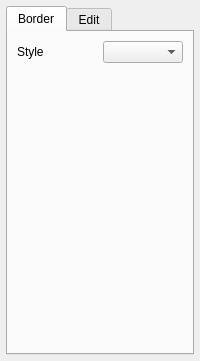
            <widget class="QWidget" name="tab_4">
             <attribute name="title">
              <string>Table</string>
             </attribute>
             <layout class="QVBoxLayout" name="verticalLayout_5">
              <property name="margin">
               <number>6</number>
              </property>
              <item>
               <widget class="QFrame" name="table_frame">
                <property name="contextMenuPolicy">
                 <enum>Qt::NoContextMenu</enum>
                </property>
                <property name="frameShape">
                 <enum>QFrame::NoFrame</enum>
                </property>
                <property name="frameShadow">
                 <enum>QFrame::Plain</enum>
                </property>
                <layout class="QVBoxLayout" name="verticalLayout_9">
                 <property name="margin">
                  <number>0</number>
                 </property>
                 <item>
                  <widget class="QTabWidget" name="table_tabWidget">
                   <property name="currentIndex">
                    <number>0</number>
                   </property>
                   <widget class="QWidget" name="tab_5">
                    <attribute name="title">
                     <string>Border</string>
                    </attribute>
                    <layout class="QVBoxLayout" name="verticalLayout_10">
                     <item>
                      <layout class="QGridLayout" name="gridLayout_4">
                       <item row="0" column="0">
                        <widget class="QLabel" name="label">
                         <property name="text">
                          <string>Style</string>
                         </property>
                         <property name="textFormat">
                          <enum>Qt::PlainText</enum>
                         </property>
                        </widget>
                       </item>
                       <item row="0" column="1">
                        <widget class="QComboBox" name="border_style_comboBox"/>
                       </item>
                      </layout>
                     </item>
                     <item>
                      <spacer name="verticalSpacer_4">
                       <property name="orientation">
                        <enum>Qt::Vertical</enum>
                       </property>
                       <property name="sizeHint" stdset="0">
                        <size>
                         <width>20</width>
                         <height>279</height>
                        </size>
                       </property>
                      </spacer>
                     </item>
                    </layout>
                   </widget>
                   <widget class="QWidget" name="tab_6">
                    <attribute name="title">
                     <string>Edit</string>
                    </attribute>
                   </widget>
                  </widget>
                 </item>
                </layout>
               </widget>
              </item>
             </layout>
            </widget>
